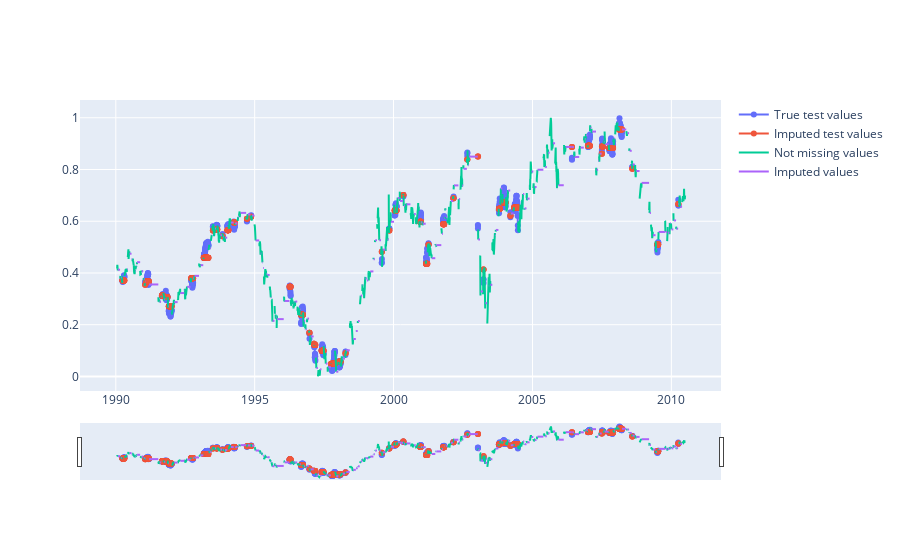

Notebook code for this chart:
### Code cell
#y_true,y_pred_ffill,index_missing_index[column],not_missing_intervals[column]

df_plot = pd.DataFrame(index=normalized_df.index)
df_plot['True test values'] = pd.NA
df_plot['True test values'].loc[y_true.index] = y_true
df_plot['Predicted test values'] = pd.NA
df_plot['Predicted test values'].loc[test_index[column]] = y_pred_ffill
df_plot['Not missing values'] = pd.NA
df_plot['Not missing values'].loc[original_minus_null_index[column]] = normalized_df[column].loc[original_minus_null_index[column]]
df_plot['Predicted values'] = pd.NA
df_plot['Predicted values'].loc[tsm.index_missing_values[column]] = df_missing[column].loc[tsm.index_missing_values[column]]

figure = go.Figure()
figure.add_trace(go.Scatter(x=df_plot.index, y=df_plot['True test values'], mode='lines+markers', name='True test values'))
figure.add_trace(go.Scatter(x=df_plot.index, y=df_plot['Predicted test values'], mode='lines+markers', name='Imputed test values'))
figure.add_trace(go.Scatter(x=df_plot.index, y=df_plot['Not missing values'], mode='lines', name='Not missing values'))
figure.add_trace(go.Scatter(x=df_plot.index, y=df_plot['Predicted values'], mode='lines', name='Imputed values'))
figure.update_xaxes(rangeslider_visible=True)
figure.show()

### Figure 1 — Plotly figure (JSON) as saved in the notebook; plotly's stock layout.template omitted (floating-point values rounded to 4 significant figures; data arrays with more than 128 entries replaced by an {"elided": "..."} marker saying what was removed)
{"data": [{"mode": "lines+markers", "name": "True test values", "type": "scatter", "x": {"elided": "7488 str values"}, "y": {"elided": "7488 float values"}}, {"mode": "lines+markers", "name": "Imputed test values", "type": "scatter", "x": {"elided": "7488 str values"}, "y": {"elided": "7488 float values"}}, {"mode": "lines", "name": "Not missing values", "type": "scatter", "x": {"elided": "7488 str values"}, "y": {"elided": "7488 float values"}}, {"mode": "lines", "name": "Imputed values", "type": "scatter", "x": {"elided": "7488 str values"}, "y": {"elided": "7488 float values"}}], "layout": {"xaxis": {"rangeslider": {"visible": true}}}}
